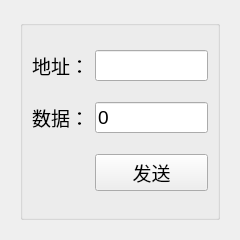
<?xml version="1.0" encoding="UTF-8"?>
<ui version="4.0">
 <class>Form</class>
 <widget class="QWidget" name="Form">
  <property name="geometry">
   <rect>
    <x>0</x>
    <y>0</y>
    <width>240</width>
    <height>240</height>
   </rect>
  </property>
  <property name="minimumSize">
   <size>
    <width>220</width>
    <height>220</height>
   </size>
  </property>
  <property name="maximumSize">
   <size>
    <width>500</width>
    <height>500</height>
   </size>
  </property>
  <property name="font">
   <font>
    <family>Arial</family>
    <pointsize>14</pointsize>
   </font>
  </property>
  <property name="windowTitle">
   <string>参数设置</string>
  </property>
  <layout class="QGridLayout" name="gridLayout">
   <item row="0" column="0">
    <widget class="QGroupBox" name="groupBox_2">
     <property name="minimumSize">
      <size>
       <width>200</width>
       <height>200</height>
      </size>
     </property>
     <property name="maximumSize">
      <size>
       <width>200</width>
       <height>200</height>
      </size>
     </property>
     <property name="title">
      <string/>
     </property>
     <layout class="QGridLayout" name="gridLayout_2">
      <item row="0" column="0">
       <widget class="QLabel" name="label_3">
        <property name="text">
         <string>地址：</string>
        </property>
       </widget>
      </item>
      <item row="0" column="1">
       <widget class="QLineEdit" name="Edit_TableSendAddr">
        <property name="readOnly">
         <bool>true</bool>
        </property>
       </widget>
      </item>
      <item row="1" column="0">
       <widget class="QLabel" name="label">
        <property name="text">
         <string>数据：</string>
        </property>
       </widget>
      </item>
      <item row="1" column="1">
       <widget class="QLineEdit" name="Edit_TableSendData">
        <property name="text">
         <string>0</string>
        </property>
       </widget>
      </item>
      <item row="2" column="0">
       <spacer name="horizontalSpacer">
        <property name="orientation">
         <enum>Qt::Horizontal</enum>
        </property>
        <property name="sizeHint" stdset="0">
         <size>
          <width>54</width>
          <height>20</height>
         </size>
        </property>
       </spacer>
      </item>
      <item row="2" column="1">
       <widget class="QPushButton" name="Btn_TableSend">
        <property name="text">
         <string>发送</string>
        </property>
       </widget>
      </item>
     </layout>
    </widget>
   </item>
  </layout>
 </widget>
 <resources/>
 <connections/>
</ui>
